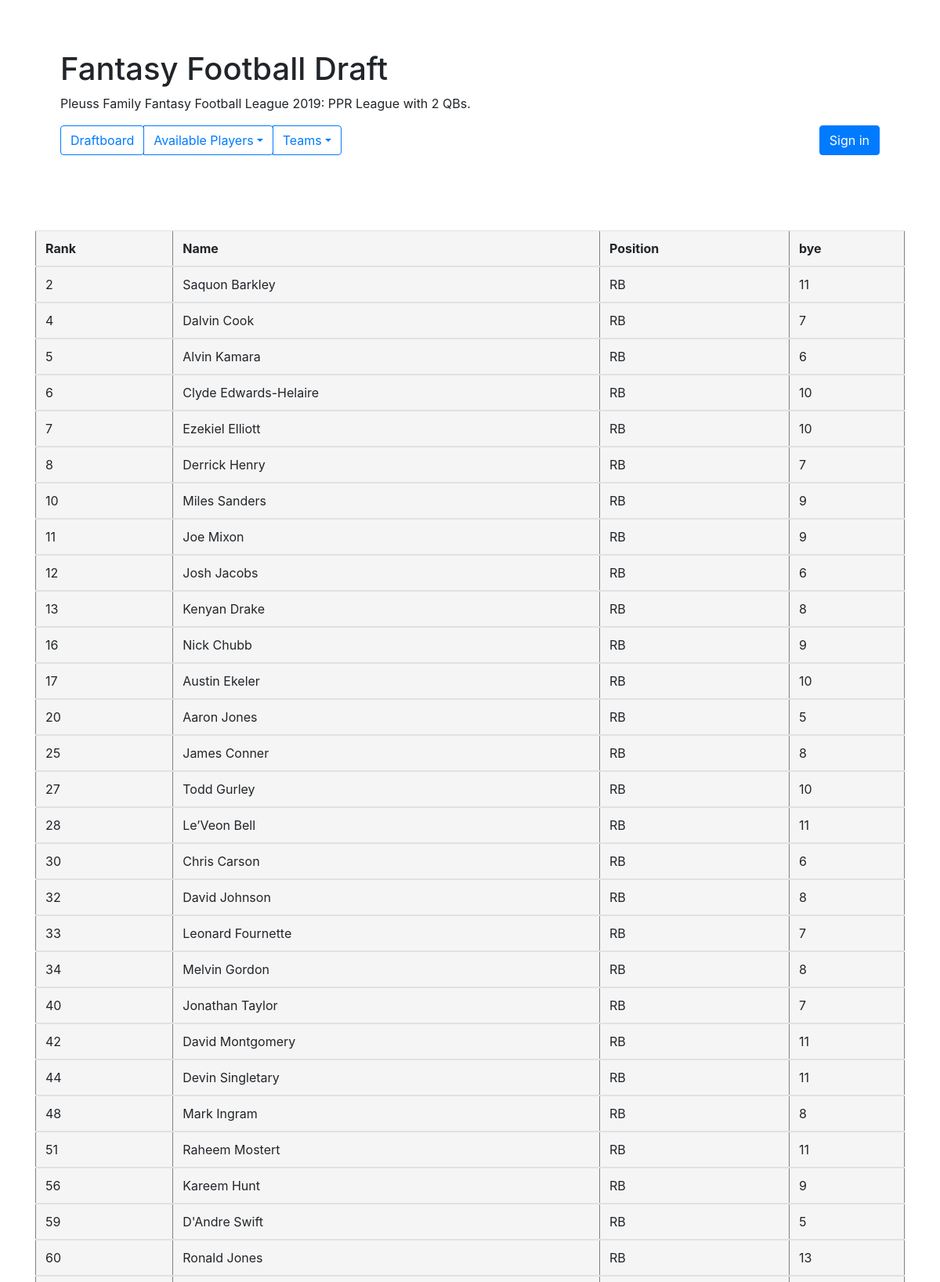
The page /position/RB (upper part) on the database its author committed.
### ffdraft/models.py (models this page shows, shortened)
class Player(models.Model):
    rk = models.CharField(max_length=20, primary_key=True)
    name = models.CharField(max_length=100)
    pos = models.CharField(max_length=20)
    bye = models.CharField(max_length=20)

### ffdraft/views.py (the view)
# urls.py: path('position/<POS>', position, name='position'),
def position(request, POS):
    table = Player.objects.exclude(draft__player__isnull=False).filter(pos=POS)
    return render(request, "ffdraft/player_list.html", {'table': table})

### ffdraft/templates/ffdraft/player_list.html
{% extends 'ffdraft/base.html' %}
{% block content %}
<table style="background:WhiteSmoke !important"class="table"border="1" width="600">
  <thead>
  <tr>
      <th>Rank</th>
      <th>Name</th>
      <th>Position</th>
      <th>bye</th>
  </tr>
  </thead>
  <tbody>
  {% for player in table %}
      <tr>
          <td>{{ player.rk }}</td>
          <td>{{ player.name }}</td>
          <td>{{ player.pos }}</td>
          <td>{{ player.bye }}</td>
      </tr>
  </tbody>
{% endfor %}
</table>
{% endblock %}

### rows shown on the page
Player: rk "2", name "Saquon Barkley", pos "RB", bye "11"
Player: rk "4", name "Dalvin Cook", pos "RB", bye "7"
Player: rk "5", name "Alvin Kamara", pos "RB", bye "6"
Player: rk "6", name "Clyde Edwards-Helaire", pos "RB", bye "10"
Player: rk "7", name "Ezekiel Elliott", pos "RB", bye "10"
Player: rk "8", name "Derrick Henry", pos "RB", bye "7"
Player: rk "10", name "Miles Sanders", pos "RB", bye "9"
Player: rk "11", name "Joe Mixon", pos "RB", bye "9"
Player: rk "12", name "Josh Jacobs", pos "RB", bye "6"
Player: rk "13", name "Kenyan Drake", pos "RB", bye "8"
Player: rk "16", name "Nick Chubb", pos "RB", bye "9"
Player: rk "17", name "Austin Ekeler", pos "RB", bye "10"
Player: rk "20", name "Aaron Jones", pos "RB", bye "5"
Player: rk "25", name "James Conner", pos "RB", bye "8"
Player: rk "27", name "Todd Gurley", pos "RB", bye "10"
Player: rk "28", name "Le’Veon Bell", pos "RB", bye "11"
Player: rk "30", name "Chris Carson", pos "RB", bye "6"
Player: rk "32", name "David Johnson", pos "RB", bye "8"
Player: rk "33", name "Leonard Fournette", pos "RB", bye "7"
Player: rk "34", name "Melvin Gordon", pos "RB", bye "8"
Player: rk "40", name "Jonathan Taylor", pos "RB", bye "7"
Player: rk "42", name "David Montgomery", pos "RB", bye "11"
Player: rk "44", name "Devin Singletary", pos "RB", bye "11"
Player: rk "48", name "Mark Ingram", pos "RB", bye "8"
Player: rk "51", name "Raheem Mostert", pos "RB", bye "11"
Player: rk "56", name "Kareem Hunt", pos "RB", bye "9"
Player: rk "59", name "D'Andre Swift", pos "RB", bye "5"
Player: rk "60", name "Ronald Jones", pos "RB", bye "13"
